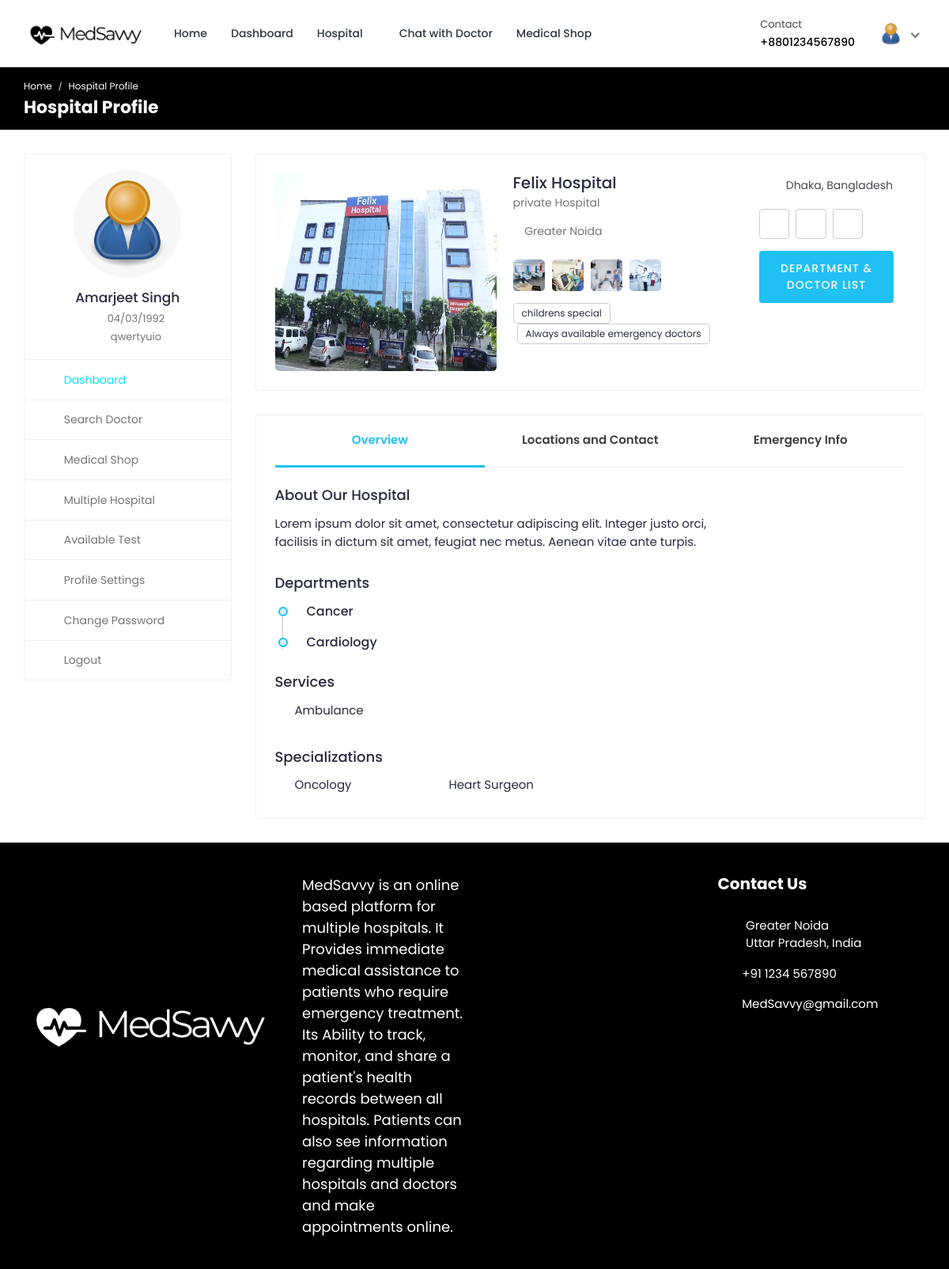
Screenshot of /hospital-profile/1/ (signed in) with the database file from the repository.
### hospital/models.py (models this page shows, shortened)
class Patient(models.Model):
    patient_id = models.AutoField(primary_key=True)
    user = models.OneToOneField(User, on_delete=models.CASCADE, null=True, blank=True, related_name='patient')
    name = models.CharField(max_length=200, null=True, blank=True)
    username = models.CharField(max_length=200, null=True, blank=True)
    age = models.IntegerField(null=True, blank=True)
    email = models.EmailField(max_length=200, null=True, blank=True)
    phone_number = models.IntegerField(null=True, blank=True)
    address = models.CharField(max_length=200, null=True, blank=True)
    featured_image = models.ImageField(upload_to='patients/', default='patients/user-default.png', null=True, blank=True)
    blood_group = models.CharField(max_length=200, null=True, blank=True)
    history = models.CharField(max_length=200, null=True, blank=True)
    dob = models.CharField(max_length=200, null=True, blank=True)
    nid = models.CharField(max_length=200, null=True, blank=True)
    serial_number = models.CharField(max_length=200, null=True, blank=True)
    login_status = models.CharField(max_length=200, null=True, blank=True, default="offline")

class Hospital_Information(models.Model):
    HOSPITAL_TYPE = (
        ('private', 'Private hospital'),
        ('public', 'Public hospital'),
    )
    hospital_id = models.AutoField(primary_key=True)
    name = models.CharField(max_length=200, null=True, blank=True)
    address = models.CharField(max_length=200, null=True, blank=True)
    featured_image = models.ImageField(upload_to='hospitals/', default='hospitals/default.png', null=True, blank=True)
    description = models.TextField(null=True, blank=True)
    email = models.EmailField(max_length=200, null=True, blank=True)
    phone_number = models.IntegerField(null=True, blank=True)
    hospital_type = models.CharField(max_length=200, choices=HOSPITAL_TYPE)
    general_bed_no = models.IntegerField(null=True, blank=True)
    available_icu_no = models.IntegerField(null=True, blank=True)
    regular_cabin_no = models.IntegerField(null=True, blank=True)
    emergency_cabin_no = models.IntegerField(null=True, blank=True)
    vip_cabin_no = models.IntegerField(null=True, blank=True)

### hospital_admin/models.py (models this page shows, shortened)
class hospital_department(models.Model):
    hospital_department_id = models.AutoField(primary_key=True)
    hospital_department_name = models.CharField(max_length=200, null=True, blank=True)
    hospital = models.ForeignKey(Hospital_Information, on_delete=models.CASCADE, null=True, blank=True)
    featured_image = models.ImageField(upload_to='departments/', default='departments/default.png', null=True, blank=True)

class service(models.Model):
    service_id = models.AutoField(primary_key=True)
    service_name = models.CharField(max_length=200, null=True, blank=True)
    hospital = models.ForeignKey(Hospital_Information, on_delete=models.CASCADE, null=True, blank=True)

class specialization(models.Model):
    specialization_id = models.AutoField(primary_key=True)
    specialization_name = models.CharField(max_length=200, null=True, blank=True)
    hospital = models.ForeignKey(Hospital_Information, on_delete=models.CASCADE, null=True, blank=True)

### hospital/views.py (the view, shortened to what this page needs)
# urls.py: path('hospital-profile/<int:pk>/', views.hospital_profile, name='hospital-profile'),
@csrf_exempt
@login_required(login_url="login")
def hospital_profile(request, pk):
    if request.user.is_authenticated:
        if request.user.is_patient:
            patient = Patient.objects.get(user=request.user)
            doctors = Doctor_Information.objects.all()
            hospitals = Hospital_Information.objects.get(hospital_id=pk)
            departments = hospital_department.objects.filter(hospital=hospitals)
            specializations = specialization.objects.filter(hospital=hospitals)
            services = service.objects.filter(hospital=hospitals)
            context = {'patient': patient, 'doctors': doctors, 'hospitals': hospitals, 'departments': departments, 'specializations': specializations, 'services': services}
            return render(request, 'hospital-profile.html', context)
    else:
        logout(request)
        messages.error(request, 'Not Authorized')
        return render(request, 'patient-login.html')

### templates/hospital-profile.html (shortened to what this page needs)
{% load static %}
<!DOCTYPE html>
<html lang="en">
<head>
	<link rel="stylesheet" href="{% static 'MedSavvy-System/css/Normal/bootstrap.min.css' %}">
	<link rel="stylesheet" href="{% static 'MedSavvy-System/plugins/Normal/fontawesome/css/fontawesome.min.css' %}">
	<link rel="stylesheet" href="{% static 'MedSavvy-System/plugins/Normal/fontawesome/css/all.min.css' %}">
	<link rel="stylesheet" href="{% static 'MedSavvy-System/plugins/Normal/fancybox/jquery.fancybox.min.css'%}">
	<link rel="stylesheet" href="{% static 'MedSavvy-System/css/Normal/style.css' %}">
</head>
<body>
	<div class="main-wrapper">
		<header class="header">
			{% if user.is_authenticated and user.is_patient %}
			{% include 'patient_navbar.html' %}
			{% endif %}
		</header>
		<div class="breadcrumb-bar">
			<div class="container-fluid">
				<div class="row align-items-center">
					<div class="col-md-12 col-12">
						<nav aria-label="breadcrumb" class="page-breadcrumb">
							<ol class="breadcrumb">
								{% if user.is_authenticated and user.is_patient %}
								<li class="breadcrumb-item"><a href="{% url 'patient-dashboard' %}">Home</a></li>
								{% endif %}
								<li class="breadcrumb-item active" aria-current="page">Hospital Profile</li>
							</ol>
						</nav>
						<h2 class="breadcrumb-title">Hospital Profile</h2>
					</div>
				</div>
			</div>
		</div>
		<div class="content">
			<div class="container-fluid">
				<div class="row">
					<div class="col-md-5 col-lg-4 col-xl-3 theiaStickySidebar">
						<div>
							{% if user.is_authenticated and user.is_patient %}
							{% include 'patient-sidebar.html' %}
							{% endif %}
						</div>
					</div>
					<div class="col-md-7 col-lg-8 col-xl-9">
						<div class="card">
							<div class="card-body">
								<div class="doctor-widget">
									<div class="doc-info-left">
										<div class="row">
											<div class="col-lg-6 col-md-6"
												style=" display: flex;justify-content: left;width: 65%;">
												<div class="doctor-img">
													<img src="{{hospitals.featured_image.url}}"
														style="height: 250px; width: 280px; margin: auto; "
														alt="User Image">
												</div>
											</div>
											<div class="doc-info-cont col-md-6 col-lg-6">
												<h4 class="doc-name">{{hospitals.name}}</h4>
												<p class="doc-speciality">{{hospitals.hospital_type}} Hospital</p>
												<div class="clinic-details">
													<p class="doc-location"><i class="fas fa-map-marker-alt"></i>
														{{hospitals.address}}</p>
													<ul class="clinic-gallery">
														<li>
															<a href="{% static 'MedSavvy-System/images/Normal/features/feature-01.jpg'%}"
																data-fancybox="gallery">
																<img src="{% static 'MedSavvy-System/images/Normal/features/feature-01.jpg'%}"
																	alt="Feature">
															</a>
														</li>
														<li>
															<a href="{% static 'MedSavvy-System/images/Normal/features/feature-02.jpg'%}"
																data-fancybox="gallery">
																<img src="{% static 'MedSavvy-System/images/Normal/features/feature-02.jpg'%}"
																	alt="Feature">
															</a>
														</li>
														<li>
															<a href="{% static 'MedSavvy-System/images/Normal/features/feature-03.jpg'%}"
																data-fancybox="gallery">
																<img src="{% static 'MedSavvy-System/images/Normal/features/feature-03.jpg'%}"
																	alt="Feature">
															</a>
														</li>
														<li>
															<a href="{% static 'MedSavvy-System/images/Normal/features/feature-04.jpg'%}"
																data-fancybox="gallery">
																<img src="{% static 'MedSavvy-System/images/Normal/features/feature-04.jpg'%}"
																	alt="Feature">
															</a>
														</li>
													</ul>
												</div>
												<div class="clinic-services">
													<span>childrens special</span>
													<span>Always available emergency doctors</span>
												</div>
											</div>
										</div>
									</div>
									<div class="doc-info-right col-md-6">
										<div class="clini-infos">
											<ul>
												<li><i class="fas fa-map-marker-alt"></i> Dhaka, Bangladesh</li>
											</ul>
										</div>
										<div class="doctor-action">
											<a href="javascript:void(0)" class="btn btn-white fav-btn">
												<i class="far fa-bookmark"></i>
											</a>
											<a href="chat.html" class="btn btn-white msg-btn">
												<i class="far fa-comment-alt"></i>
											</a>
											<a href="javascript:void(0)" class="btn btn-white call-btn"
												data-toggle="modal" data-target="#voice_call">
												<i class="fas fa-phone"></i>
											</a>
										</div>
										<div class="clinic-booking">
											<a class="apt-btn"
												href="{% url 'hospital-department-list' pk=hospitals.hospital_id %}">Department
												& Doctor List</a>
										</div>
										<br>
									</div>
								</div>
							</div>
						</div>
						<div class="card">
							<div class="card-body pt-0">
								<nav class="user-tabs mb-4">
									<ul class="nav nav-tabs nav-tabs-bottom nav-justified">
										<li class="nav-item">
											<a class="nav-link active" href="#doc_overview"
												data-toggle="tab">Overview</a>
										</li>
										<li class="nav-item">
											<a class="nav-link" href="#doc_locations" data-toggle="tab">Locations and
												Contact</a>
										</li>
										<li class="nav-item">
											<a class="nav-link" href="#doc_emergency" data-toggle="tab">Emergency
												Info</a>
										</li>
									</ul>
								</nav>
								<div class="tab-content pt-0">
									<div role="tabpanel" id="doc_overview" class="tab-pane fade show active">
										<div class="row">
											<div class="col-md-12 col-lg-9">
												<div class="widget about-widget">
													<h4 class="widget-title">About Our Hospital</h4>
													<p>{{hospitals.description}}</p>
												</div>
												<div class="widget awards-widget">
													<h4 class="widget-title">Departments</h4>
													<div class="experience-box">
														<ul class="experience-list">
															{% for department in departments %}
															<li>
																<div class="experience-user">
																	<div class="before-circle"></div>
																</div>
																<div class="experience-content">
																	<div class="timeline-content">
																		<h4 class="exp-title">
																			{{department.hospital_department_name}}</h4>
																	</div>
																</div>
															</li>
															{% endfor %}
														</ul>
													</div>
												</div>
												<div class="service-list">
													<h4>Services</h4>
													<ul class="clearfix">
														{% for service in services %}
														<li>{{service.service_name}}</li>
														{% endfor %}
													</ul>
												</div>
												<div class="service-list">
													<h4>Specializations</h4>
													<ul class="clearfix">
														{% for specialization in specializations %}
														<li>{{specialization.specialization_name}}</li>
														{% endfor %}
													</ul>
												</div>
											</div>
										</div>
									</div>
								</div>
							</div>
						</div>
					</div>
				</div>
			</div>
			{% include 'footer.html' %}
		</div>
</body>
</html>

### templates/patient_navbar.html (shortened to what this page needs)
{% load static %}
<nav class="navbar navbar-expand-lg header-nav">
  <div class="navbar-header">
    <a href="{% url 'hospital_home'%}" class="navbar-brand logo">
      <img
        src="{% static 'MedSavvy-System/images/Normal/logo.jpg' %}"
        class="img-fluid"
        alt="Logo"
      />
    </a>
  </div>
  <div class="main-menu-wrapper">
    <ul class="main-nav">
      <li>
        <a href="{% url 'hospital_home'%}">Home</a>
      </li>
      <li>
        <a href="{% url 'patient-dashboard' %}">Dashboard</a>
      </li>
      <li class="has-submenu">
        <a href="#">Hospital <i class="fas fa-chevron-down"></i></a>
      </li>
      {% if user.is_authenticated and user.is_patient %}
      <li>
        <a href="{% url 'chat-home' pk=user.id %}">Chat with Doctor</a>
      </li>
      {% endif %}
      <li>
        <a href="{% url 'pharmacy_shop' %}">Medical Shop</a>
      </li>
    </ul>
  </div>
  <ul class="nav header-navbar-rht">
    <li class="nav-item contact-item">
      <div class="header-contact-img">
        <i class="far fa-hospital"></i>
      </div>
      <div class="header-contact-detail">
        <p class="contact-header">Contact</p>
        <p class="contact-info-header">+880{{patient.phone_number}}</p>
      </div>
    </li>
    <li class="nav-item dropdown has-arrow logged-item">
      <a href="#" class="dropdown-toggle nav-link" data-toggle="dropdown">
        <span class="user-img">
          <img
            class="rounded-circle"
            src="{{patient.featured_image.url}}"
            width="31"
            alt="Richard Wilson"
          />
        </span>
      </a>
    </li>
  </ul>
</nav>

### templates/patient-sidebar.html
{% load static %}
    <div class="profile-sidebar">
      <div class="widget-profile pro-widget-content">
        <div class="profile-info-widget">
          <a href="#" class="booking-doc-img">
            <img
              src="{{ patient.featured_image.url }}"
              alt="User Image"
            />
          </a>
          <div class="profile-det-info">
            <h3>{{patient.name}}</h3>
            <div class="patient-details">
              <h5>
                <i class="fas fa-birthday-cake"></i> {{ patient.dob }}
              </h5>
              <h5 class="mb-0">
                <i class="fas fa-map-marker-alt"></i>
                {{ patient.address }}
              </h5>
            </div>
          </div>
        </div>
      </div>
      <div class="dashboard-widget">
        <nav class="dashboard-menu sidebar">
          <ul>
            <li class="active">
              <a href="{% url 'patient-dashboard' %}">
                <i class="fas fa-columns"></i>
                <span>Dashboard</span>
              </a>
            </li>
            <li class="nav-item has-submenu">
              <a href="{% url 'search' %}">
                <i class="fas fa-user-md"></i>
                <span>Search Doctor</span>
              </a>
            </li>
            <li class="has-submenu">
              <a href="{% url 'pharmacy_shop' %}" class="nav-link">
                <i class="fas fa-capsules"></i>
                <span>Medical Shop</span>
              </a>
            </li>
            <li>
                <a href="{% url 'multiple-hospital' %}">
                  <i class="fas fa-hospital"></i>
                  <span>Multiple Hospital</span>
                </a>
            </li>
            <li>
              <a href="{% url 'doctor-test-list'%}" target="_blank">
                <i class="fas fa-hourglass-start"></i>
                <span>Available Test</span>
              </a>
            </li>
            <li>
              <a href="{% url 'profile-settings' %}">
                <i class="fas fa-user-cog"></i>
                <span>Profile Settings</span>
              </a>
            </li>
            <li>
              <a href="{% url 'change-password' pk=user.id%}">
                <i class="fas fa-lock"></i>
                <span>Change Password</span>
              </a>
            </li>
            <li>
              <a href="{% url 'logout' %}">
                <i class="fas fa-sign-out-alt"></i>
                <span>Logout</span>
              </a>
            </li>
          </ul>
        </nav>
      </div>
    </div>

### rows the page displays
Patient: phone_number "1234567890", featured_image (placeholder picture), name "Amarjeet Singh", dob "04/03/1992", address "qwertyuio"
Hospital_Information: featured_image (picture), name "Felix Hospital", hospital_type "private", address "Greater Noida", description "Lorem ipsum dolor sit amet, consectetur adipiscing elit. Integer justo orci, facilisis in dictum sit amet, feugiat nec metus. Aenean vitae ante turpis."
hospital_department: hospital_department_name "Cancer"
hospital_department: hospital_department_name "Cardiology"
service: service_name "Ambulance"
specialization: specialization_name "Oncology"
specialization: specialization_name "Heart Surgeon"
